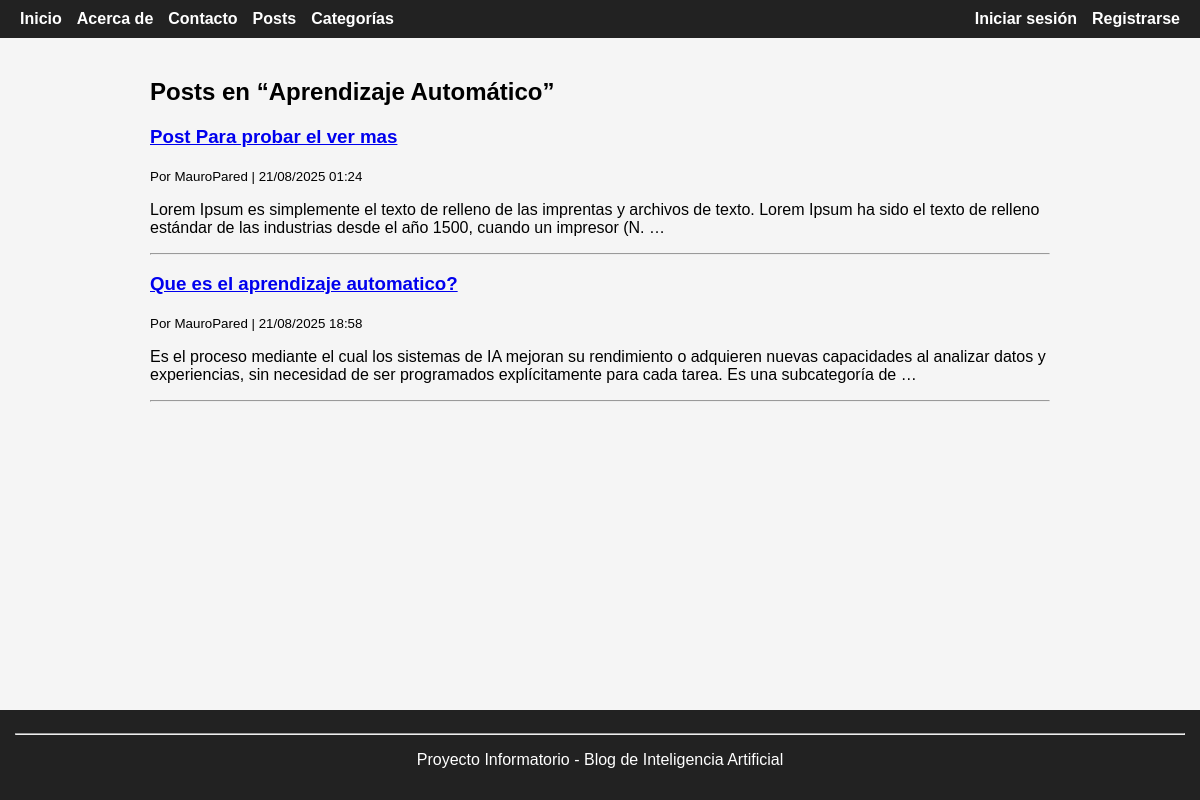
The page /categorias/aprendizaje-automatico/ on the database its author committed.
### categorias/models.py (models this page shows, shortened)
class Categoria(models.Model):
    nombre = models.CharField(max_length=100, unique=True)
    slug = models.SlugField(unique=True, blank=True, null=True)

### posts/models.py (models this page shows, shortened)
class Post(models.Model):
    titulo = models.CharField(max_length=200)
    contenido = models.TextField()
    fecha_creacion = models.DateTimeField(auto_now_add=True)
    autor = models.ForeignKey(User, on_delete=models.CASCADE)
    categoria = models.ForeignKey(Categoria, on_delete=models.PROTECT, related_name="posts")

### categorias/views.py (the view)
# urls.py: path("<slug:slug>/", views.posts_por_categoria, name='posts_por_categoria'),
def posts_por_categoria(request, slug):
    categoria = get_object_or_404(Categoria, slug=slug)
    posts = categoria.posts.all()
    return render(request, 'categorias/posts_por_categoria.html', {
        'categoria': categoria,
        'posts': posts
    })

### paginas/context_processors.py (called while the page is built)
def categorias_context(request):
    return {
        'categorias_globales': Categoria.objects.all()
    }

### categorias/templates/categorias/posts_por_categoria.html (shortened to what this page needs)
{% extends "base.html" %}
{% block content %}
<h2>Posts en “{{ categoria.nombre }}”</h2>
{% for post in posts %}
  <article>
    <h3><a href="{% url 'detalles_post' post.id %}">{{ post.titulo }}</a></h3>
    <p><small>Por {{ post.autor }} | {{ post.fecha_creacion|date:"d/m/Y H:i" }}</small></p>
    <p>{{ post.contenido|truncatewords:35 }}</p>
  </article>
  <hr>
{% empty %}
  <p>No hay posts en esta categoría.</p>
{% endfor %}
{% endblock %}

### static/css/style.css (style rules this page uses)
body { font-family: Arial, sans-serif; background-color: #f5f5f5; margin: 0; padding: 0; min-height: 100vh; display: flex; flex-direction: column; }

### rows shown on the page
Categoria: nombre "Aprendizaje Automático"
Post: titulo "Post Para probar el ver mas", autor "MauroPared", fecha_creacion "21/08/2025 01:24", contenido "Lorem Ipsum es simplemente el texto de relleno de las imprentas y archivos de texto. Lorem Ipsum ha sido el texto de relleno estándar de las industrias desde el año 1500, cuando un impresor (N. …"
Post: titulo "Que es el aprendizaje automatico?", autor "MauroPared", fecha_creacion "21/08/2025 18:58", contenido "Es el proceso mediante el cual los sistemas de IA mejoran su rendimiento o adquieren nuevas capacidades al analizar datos y experiencias, sin necesidad de ser programados explícitamente para cada tarea. Es una subcategoría de …"
